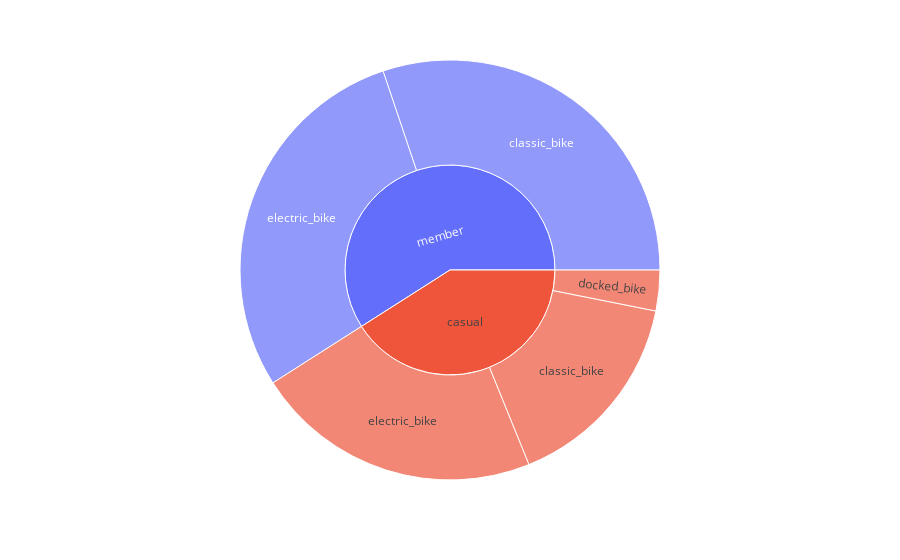

The notebook cell saved with this chart:
### Code cell
px.sunburst(data_frame=year_22,path=['member_casual','rideable_type'])

### Figure 1 — Plotly figure (JSON) as saved in the notebook; plotly's stock layout.template omitted (floating-point values rounded to 4 significant figures)
{"data": [{"branchvalues": "total", "domain": {"x": [0, 1], "y": [0, 1]}, "hovertemplate": "labels=%{label}<br>count=%{value}<br>parent=%{parent}<br>id=%{id}<extra></extra>", "ids": ["casual/classic_bike", "member/classic_bike", "casual/docked_bike", "casual/electric_bike", "member/electric_bike", "casual", "member"], "labels": ["classic_bike", "classic_bike", "docked_bike", "electric_bike", "electric_bike", "casual", "member"], "name": "", "parents": ["casual", "member", "casual", "casual", "member", "", ""], "type": "sunburst", "values": [891459, 1709755, 177474, 1253099, 1635930, 2322032, 3345685]}], "layout": {"legend": {"tracegroupgap": 0}, "margin": {"t": 60}}}
